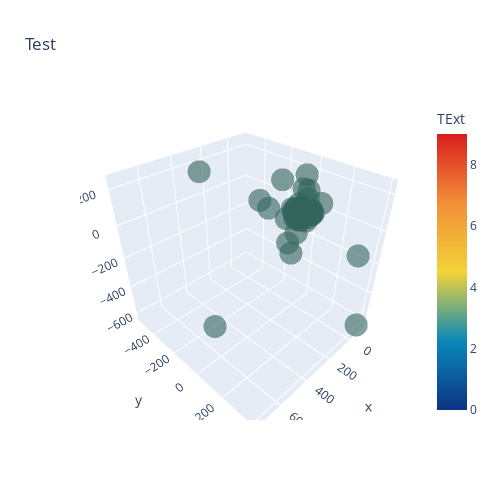

The notebook cell saved with this chart:
### Code cell
trace2 = go.Scatter3d(
    x = tsne2[:,0],
    y = tsne2[:,1],
    z = tsne2[:,2],
    mode = 'markers',
    marker=dict(
        sizemode = 'diameter',
        color = 'rgb(50,100,92)', #df1_Text.values
        colorscale = 'Portland',
        colorbar = dict(title = 'TExt'),
        line = dict(color = 'rgb(255,255,255)'),
        opacity = 0.60
    )
)

data=[trace2]
layout=dict(height=500, width=500, title='Test')
fig=dict(data=data, layout=layout)
py.iplot(fig, filename='3DBubble')
